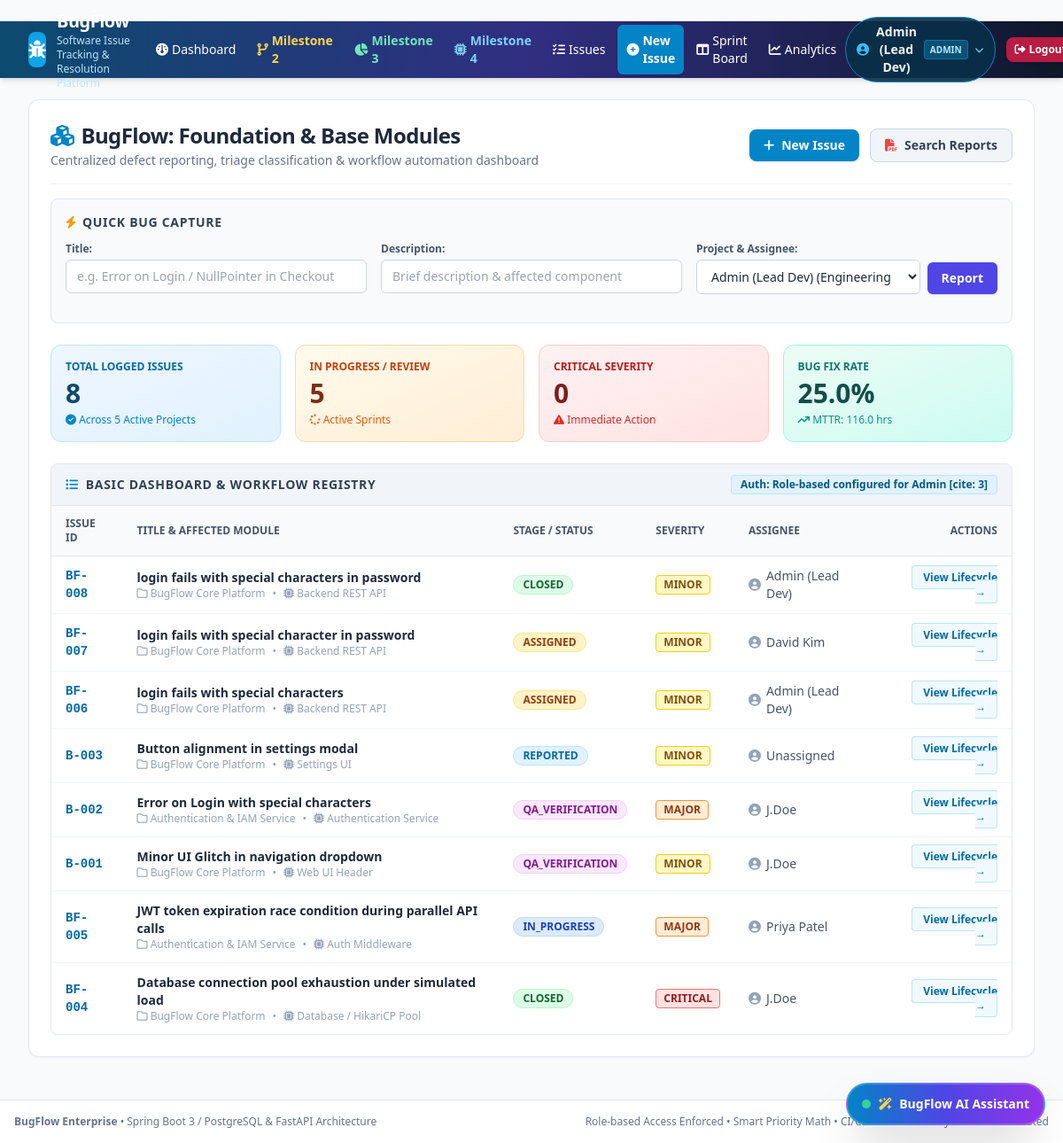
Before: / with the older database file.
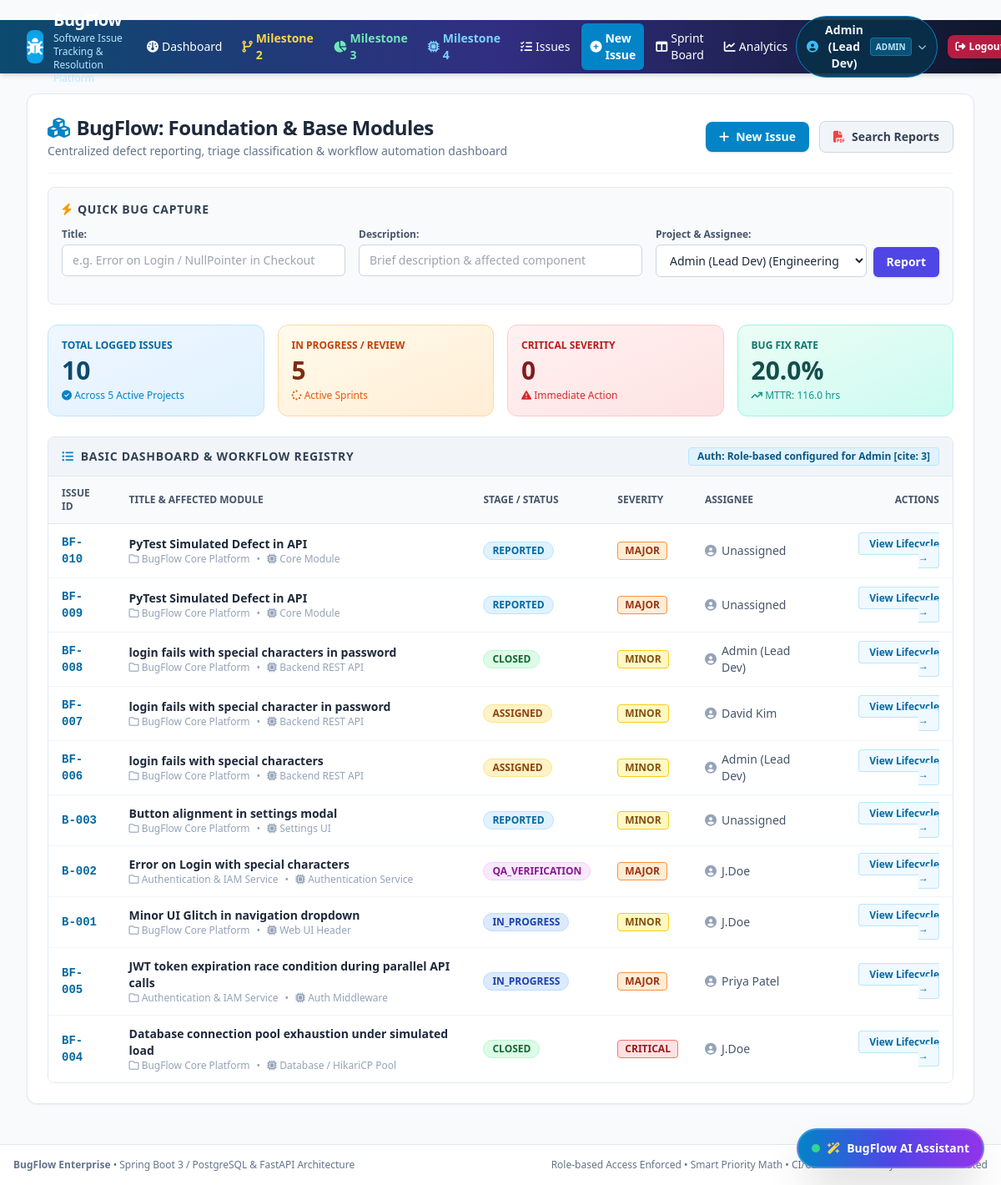
After: the same page with the newer database file.
### app/models/issue.py (models this page shows)
class Issue(Base):
    __tablename__ = 'individual_bug_saga'
    id = Column(Integer, primary_key=True, index=True)
    issue_key = Column(String(20), unique=True, index=True, nullable=False) # e.g. BF-101
    project_id = Column(Integer, ForeignKey('projects.id'), nullable=False, index=True)
    category_id = Column(Integer, ForeignKey('bug_categories.id'), nullable=True, index=True)
    title = Column(String(200), nullable=False, index=True)
    description = Column(Text, nullable=False)
    reproduction_steps = Column(Text, nullable=True)
    environment_info = Column(String(255), default='Production - Linux x86_64')
    affected_module = Column(String(100), default='Backend API')
    severity = Column(String(20), default='MINOR', index=True)
    priority = Column(String(20), default='MEDIUM', index=True)
    priority_score = Column(Float, default=6.0) # Calculated: Severity_Weight * Urgency_Weight
    dev_stage = Column(String(30), default='REPORTED', index=True)
    reporter_id = Column(Integer, ForeignKey('users.id'), nullable=False, index=True)
    assignee_id = Column(Integer, ForeignKey('users.id'), nullable=True, index=True)
    sprint_id = Column(Integer, ForeignKey('sprints.id'), nullable=True, index=True)
    estimated_effort = Column(Float, default=4.0) # hours
    actual_effort = Column(Float, default=0.0) # hours
    duplicate_of_id = Column(Integer, ForeignKey('individual_bug_saga.id'), nullable=True)
    resolution_summary = Column(Text, nullable=True)
    created_at = Column(DateTime, default=datetime.utcnow, index=True)
    updated_at = Column(DateTime, default=datetime.utcnow, onupdate=datetime.utcnow)
    closed_at = Column(DateTime, nullable=True)
    __table_args__ = (
        Index('idx_project_stage', 'project_id', 'dev_stage'),
        Index('idx_assignee_stage', 'assignee_id', 'dev_stage'),
        Index('idx_severity_priority', 'severity', 'priority'),
    )
    project = relationship('Project', back_populates='issues')
    category = relationship('BugCategory', back_populates='issues')
    reporter = relationship('User', foreign_keys=[reporter_id], back_populates='reported_issues')
    assignee = relationship('User', foreign_keys=[assignee_id], back_populates='assigned_issues')
    sprint = relationship('Sprint', back_populates='issues')
    comments = relationship('Comment', back_populates='issue', cascade='all, delete-orphan')
    attachments = relationship('Attachment', back_populates='issue', cascade='all, delete-orphan')
    audit_logs = relationship('AuditLog', back_populates='issue', cascade='all, delete-orphan')
    assignments = relationship('IssueAssignment', back_populates='issue', cascade='all, delete-orphan')
    reporter_tracking = relationship('ReporterIssueTracking', back_populates='issue', cascade='all, delete-orphan')
    historical_fix = relationship('HistoricalBugFix', back_populates='issue', uselist=False)

### app/models/project.py (models this page shows)
class Project(Base):
    __tablename__ = 'projects'
    id = Column(Integer, primary_key=True, index=True)
    project_name = Column(String(100), nullable=False)
    key = Column(String(10), unique=True, nullable=False)
    codebase = Column(String(255), nullable=False) # e.g. github.com/org/repo
    development_cycle = Column(String(50), default='Agile Scrum')
    description = Column(Text, nullable=True)
    created_at = Column(DateTime, default=datetime.utcnow)
    issues = relationship('Issue', back_populates='project', cascade='all, delete-orphan')
    sprints = relationship('Sprint', back_populates='project', cascade='all, delete-orphan')

### app/models/user.py (models this page shows)
class User(Base):
    __tablename__ = 'users'
    id = Column(Integer, primary_key=True, index=True)
    username = Column(String(50), unique=True, index=True, nullable=False)
    email = Column(String(120), unique=True, index=True, nullable=False)
    full_name = Column(String(100), nullable=False)
    hashed_password = Column(String(255), nullable=False)
    role = Column(String(30), default='DEVELOPER', nullable=False)
    team = Column(String(50), default='Core Team')
    core_skills = Column(String(255), default='Python, SQL, REST APIs')
    proficiency = Column(String(20), default='Mid')
    is_active = Column(Boolean, default=True)
    created_at = Column(DateTime, default=datetime.utcnow)
    assigned_issues = relationship('Issue', back_populates='assignee', foreign_keys='Issue.assignee_id')
    reported_issues = relationship('Issue', back_populates='reporter', foreign_keys='Issue.reporter_id')
    comments = relationship('Comment', back_populates='author')
    triage_insights = relationship('UserTriageInsight', back_populates='developer')
    historical_fixes = relationship('HistoricalBugFix', back_populates='developer')

### app/main.py (the view)
@app.get("/", response_class=HTMLResponse)
def index_view(request: Request, db: Session = Depends(get_db), current_user: User = Depends(get_current_user)):
    metrics = AnalyticsService.get_summary_metrics(db)
    recent_issues = db.query(Issue).order_by(Issue.created_at.desc()).limit(10).all()
    developers = db.query(User).filter(User.is_active == True).all()
    return templates.TemplateResponse(request, "dashboard.html", {
        "title": "Dashboard",
        "metrics": metrics,
        "recent_issues": recent_issues,
        "developers": developers,
        "current_user": current_user
    })

### app/templates/dashboard.html (shortened to what the changed rows need)
﻿{% extends "base.html" %}
{% block content %}
<div class="bg-white rounded-xl shadow-sm border border-slate-200 p-6 mb-6">
    <div class="flex flex-col md:flex-row md:items-center justify-between border-b border-slate-100 pb-4 mb-4 gap-4">
        <div>
            <h1 class="text-2xl font-black text-slate-800 tracking-tight flex items-center gap-2">
                <i class="fa-solid fa-cubes text-sky-600"></i> BugFlow: Foundation & Base Modules
            </h1>
        </div>
    </div>
    <div class="bg-slate-50 rounded-lg p-4 border border-slate-200 mb-6">
        <h2 class="text-sm font-bold text-slate-700 uppercase tracking-wider mb-3 flex items-center gap-1.5">
            <i class="fa-solid fa-bolt text-amber-500"></i> Quick Bug Capture
        </h2>
    </div>
    <div class="grid grid-cols-2 sm:grid-cols-4 gap-4 mb-6">
        <div class="bg-gradient-to-br from-blue-50 to-sky-100 p-4 rounded-xl border border-sky-200">
            <div class="text-xs font-bold text-sky-700 uppercase">Total Logged Issues</div>
            <div class="text-3xl font-black text-sky-900 mt-1">{{ metrics.total_issues }}</div>
            <div class="text-xs text-sky-600 mt-1"><i class="fa-solid fa-circle-check"></i> Across 5 Active Projects</div>
        </div>
        <div class="bg-gradient-to-br from-emerald-50 to-teal-100 p-4 rounded-xl border border-teal-200">
            <div class="text-xs font-bold text-teal-700 uppercase">Bug Fix Rate</div>
            <div class="text-3xl font-black text-teal-900 mt-1">{{ metrics.bug_fix_rate }}%</div>
            <div class="text-xs text-teal-600 mt-1"><i class="fa-solid fa-arrow-trend-up"></i> MTTR: {{ metrics.avg_resolution_hours }} hrs</div>
        </div>
    </div>
    <div class="border border-slate-200 rounded-lg overflow-hidden">
        <div class="overflow-x-auto">
            <table class="min-w-full divide-y divide-slate-200 text-sm">
                <thead class="bg-slate-50 text-slate-600 font-bold text-xs uppercase">
                    <tr>
                        <th class="px-4 py-3 text-left">Issue ID</th>
                        <th class="px-4 py-3 text-left">Title & Affected Module</th>
                        <th class="px-4 py-3 text-left">Stage / Status</th>
                        <th class="px-4 py-3 text-left">Severity</th>
                        <th class="px-4 py-3 text-left">Assignee</th>
                        <th class="px-4 py-3 text-right">Actions</th>
                    </tr>
                </thead>
                <tbody class="divide-y divide-slate-100 bg-white">
                    {% for issue in recent_issues %}
                    <tr class="hover:bg-slate-50 transition">
                        <td class="px-4 py-3 font-mono font-bold text-sky-700">
                            <a href="/issue/{{ issue.id }}" class="hover:underline">{{ issue.issue_key }}</a>
                        </td>
                        <td class="px-4 py-3">
                            <div class="font-semibold text-slate-800">{{ issue.title }}</div>
                            <div class="text-xs text-slate-400 flex items-center gap-2">
                                <span><i class="fa-regular fa-folder"></i> {{ issue.project.project_name if issue.project else 'N/A' }}</span>
                                <span>•</span>
                                <span><i class="fa-solid fa-microchip"></i> {{ issue.affected_module }}</span>
                            </div>
                        </td>
                        <td class="px-4 py-3">
                            <span class="inline-flex items-center px-2.5 py-0.5 rounded-full text-xs font-semibold stage-{{ issue.dev_stage.lower() }}">
                                {{ issue.dev_stage }}
                            </span>
                        </td>
                        <td class="px-4 py-3">
                            <span class="inline-flex items-center px-2 py-0.5 rounded text-xs font-bold badge-{{ issue.severity.lower() }}">
                                {{ issue.severity }}
                            </span>
                        </td>
                        <td class="px-4 py-3 text-slate-600">
                            <div class="flex items-center gap-1.5">
                                <i class="fa-solid fa-user-circle text-slate-400"></i>
                                <span>{{ issue.assignee.full_name if issue.assignee else 'Unassigned' }}</span>
                            </div>
                        </td>
                        <td class="px-4 py-3 text-right">
                            <a href="/issue/{{ issue.id }}" class="px-3 py-1 bg-sky-50 hover:bg-sky-100 text-sky-700 border border-sky-200 rounded text-xs font-semibold transition">
                                View Lifecycle &rarr;
                            </a>
                        </td>
                    </tr>
                    {% endfor %}
                </tbody>
            </table>
        </div>
    </div>
</div>
{% endblock %}

Changed rows visible on the page:
added Issue: issue_key "BF-010", title "PyTest Simulated Defect in API", project "BugFlow Core Platform", affected_module "Core Module", dev_stage "REPORTED", severity "MAJOR", assignee "Unassigned"
added Issue: issue_key "BF-009", title "PyTest Simulated Defect in API", project "BugFlow Core Platform", affected_module "Core Module", dev_stage "REPORTED", severity "MAJOR", assignee "Unassigned"
changed Issue "Minor UI Glitch in navigation dropdown": dev_stage "QA_VERIFICATION" → "IN_PROGRESS"
Other visible differences:
{{ metrics.total_issues }}: "8" → "10"
{{ metrics.bug_fix_rate }}: "25.0" → "20.0"
